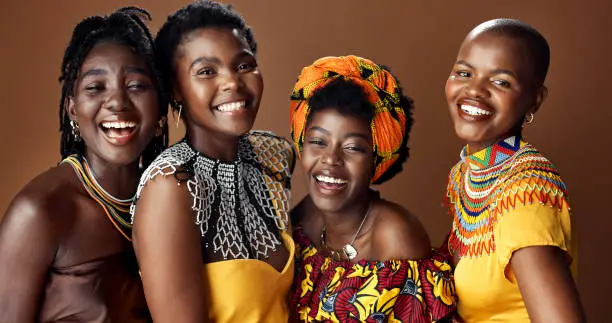
#> input picture people.jpg, 612 x 323 px
$ python blur_faces.py
#> lines starting #> are read from the running program, lines starting #| are printed output that depends on the picture
import cv2
import matplotlib.pyplot as plt

# Function to blur faces
def blur_faces(image, face_coordinates):
    for (x, y, w, h) in face_coordinates:
        # Extract the region of interest (ROI) where the face is located
        roi = image[y:y+h, x:x+w]

        # Apply Gaussian blur to the face region
        blurred_face = cv2.GaussianBlur(roi, (99, 99), 30)

        # Replace the original face with the blurred face
        image[y:y+h, x:x+w] = blurred_face

    return image

# Read the image
imagePath = 'people.jpg'
img = cv2.imread(imagePath)
#> img is the input picture: shape (323, 612, 3); mean B, G, R 50.5, 75, 115.1

# Convert image to grayscale
gray_image = cv2.cvtColor(img, cv2.COLOR_BGR2GRAY)
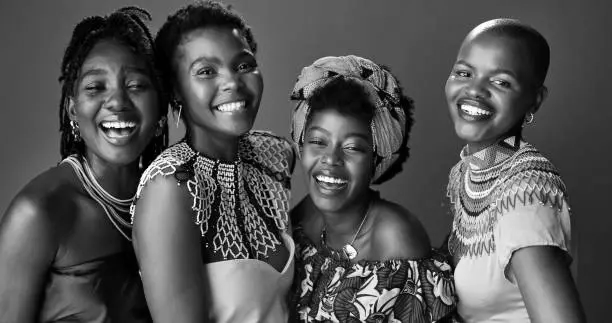
#> gray_image: shape (323, 612); min 0, max 255, mean 84.2

# Load the classifier
face_classifier = cv2.CascadeClassifier(
    cv2.data.haarcascades + "haarcascade_frontalface_default.xml"
)

# Detect faces using the classifier
faces = face_classifier.detectMultiScale(
    gray_image, scaleFactor=1.1, minNeighbors=5, minSize=(40, 40)
)
#> faces = [[289, 113, 87, 87], [176, 33, 91, 91], [428, 38, 100, 100], [60, 42, 112, 112]]

# Blur the faces
img_with_blurred_faces = blur_faces(img, faces)
#> the loop in blur_faces, `for (x, y, w, h) in face_coordinates:` made 4 passes
#> pass 1, in blur_faces, `roi = image[y:y+h, x:x+w]`:
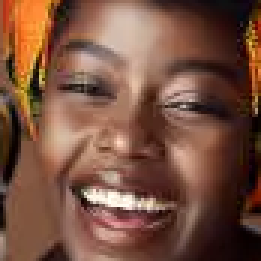
#> roi: shape (87, 87, 3) (shown 3 times larger); mean B, G, R 63.8, 81.2, 120.5
#> pass 1, in blur_faces, `blurred_face = cv2.GaussianBlur(roi, (99, 99), 30)`:
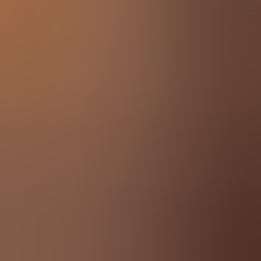
#> blurred_face: shape (87, 87, 3) (shown 3 times larger); mean B, G, R 64.4, 81.8, 121.1
#> pass 2, in blur_faces, `roi = image[y:y+h, x:x+w]`:
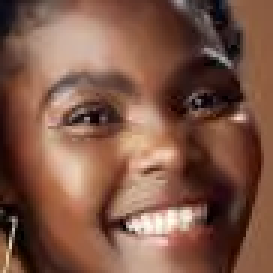
#> roi: shape (91, 91, 3) (shown 3 times larger); mean B, G, R 70.7, 87.2, 126.6
#> pass 2, in blur_faces, `blurred_face = cv2.GaussianBlur(roi, (99, 99), 30)`:
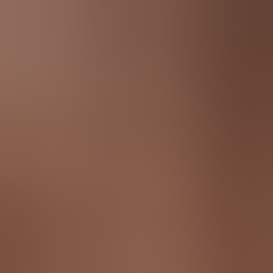
#> blurred_face: shape (91, 91, 3) (shown 3 times larger); mean B, G, R 71, 87.6, 127.1
#> after the loop in blur_faces, `for (x, y, w, h) in face_coordinates:`:
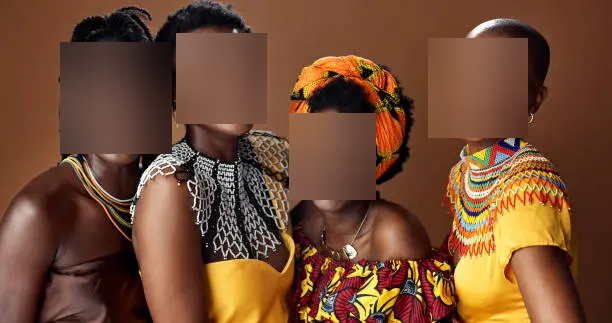
#> image: shape (323, 612, 3); mean B, G, R 50.6, 75.1, 115.1
#> after the loop in blur_faces, `for (x, y, w, h) in face_coordinates:`:
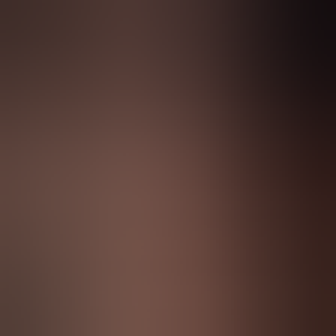
#> roi: shape (112, 112, 3) (shown 3 times larger); mean B, G, R 50, 55.9, 80.2

# Convert BGR to RGB for displaying using plt
img_rgb = cv2.cvtColor(img_with_blurred_faces, cv2.COLOR_BGR2RGB)

# Display the image with blurred faces
plt.imshow(img_rgb)
plt.axis('off')
plt.imsave('people_blurred.jpg', img_rgb)
plt.show()
